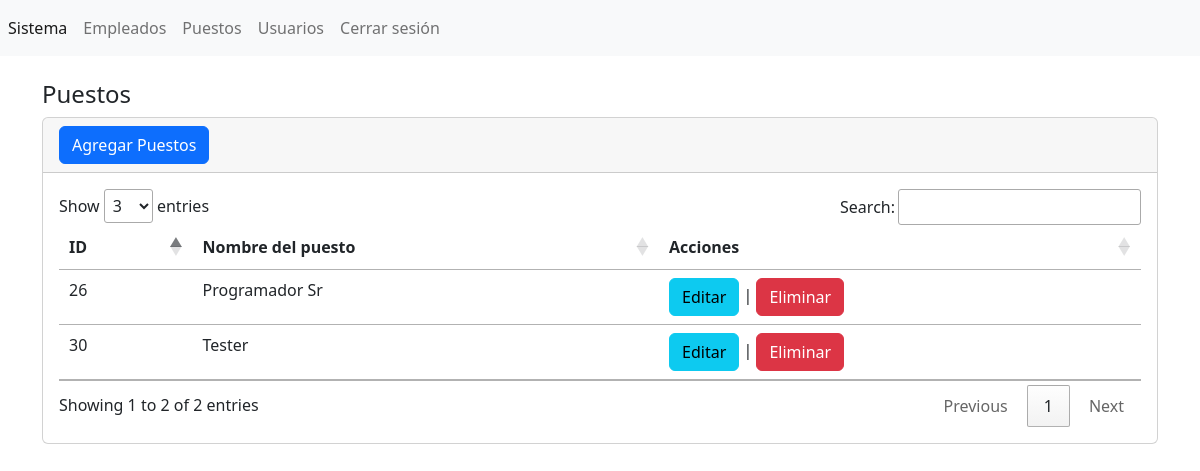
The page /app/secciones/puestos/index.php (signed in) on the database its author committed.
### tables this page shows
CREATE TABLE `tbl_puestos` (
  `id` int(11) NOT NULL,
  `nombredelpuesto` varchar(255) NOT NULL
);

### app/secciones/puestos/index.php (the view, shortened to what this page needs)
<?php
include("../../db.php");
$sentencia = $conexion->prepare('SELECT * FROM `tbl_puestos`');
$sentencia->execute();
$lista_tbl_puestos = $sentencia->fetchAll(PDO::FETCH_ASSOC);
?>
<?php include("../../templates/header.php");?>
<br />
<h4> Puestos</h4>
<div class="card">
     <div class="card-header">
          <a name="" id=""
           class="btn btn-primary"
            href="crear.php"
             role="button">Agregar Puestos</a>
     </div>
     <div class="card-body">
          <div class="table-responsive-sm">
               <table class="table" id="tabla_id">
                    <thead>
                         <tr>
                              <th scope="col">ID</th>
                              <th scope="col">Nombre del puesto </th>
                              <th scope="col">Acciones </th>
                         </tr>
                    </thead>
                    <tbody>
                    <?php  foreach ($lista_tbl_puestos as $registro){  ?>
                         <tr class="">
                              <td scope="row"><?php echo $registro['id']; ?></td>
                              <td><?php echo $registro['nombredelpuesto']; ?></td>
                              <td>
                              <a class="btn btn-info" href="editar.php?txtID=<?php echo $registro['id']; ?>" role="button">Editar</a>
                                   |
                              <a class="btn btn-danger" href="javascript:borrar(<?php echo $registro['id'];?>);" role="button">Eliminar</a>
                              </td>
                         </tr>
                         <?php               }?>
                    </tbody>
               </table>
          </div>
     </div>
<?php
include("../../templates/footer.php");
?>

### rows shown on the page
tbl_puestos: id "26", nombredelpuesto "Programador Sr"
tbl_puestos: id "30", nombredelpuesto "Tester"
